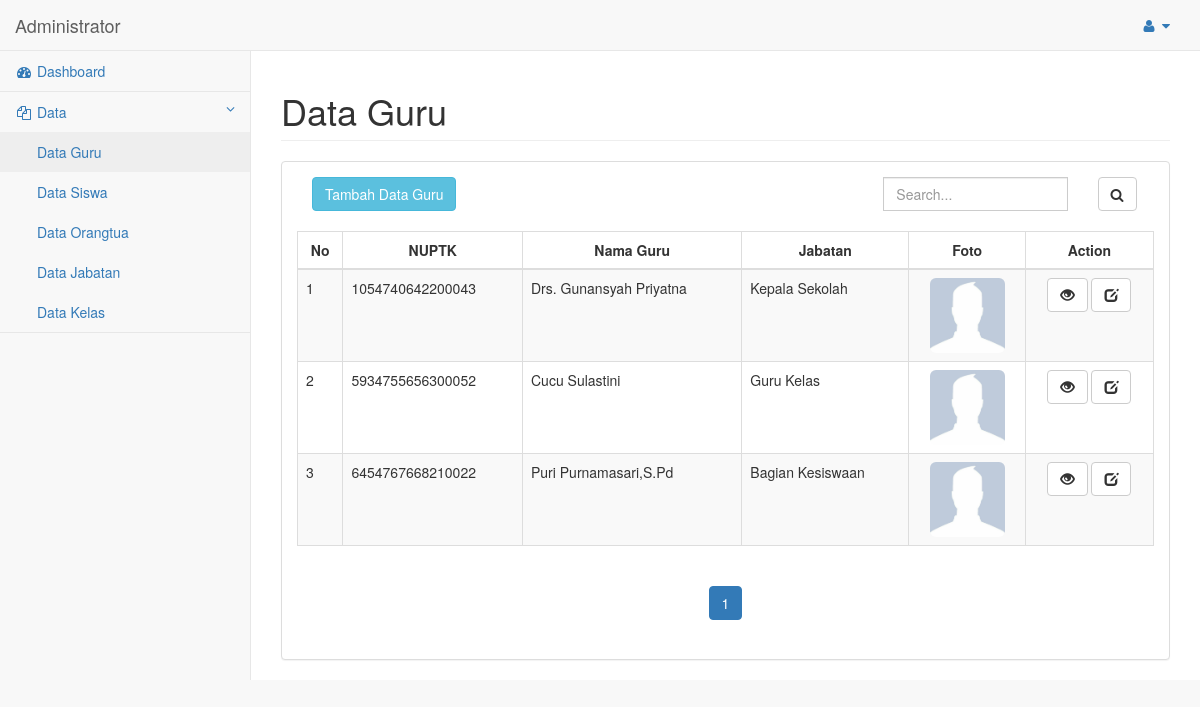
Page /admin/home_admin.php?menu=guru&action=tampil (signed in) on the committed database.
### tables this page shows
CREATE TABLE `tb_guru` (
  `nuptk` varchar(16) NOT NULL,
  `nip` varchar(18) DEFAULT NULL,
  `foto` varchar(150) DEFAULT NULL,
  `nama` varchar(50) DEFAULT NULL,
  `tempat_lahir` varchar(25) DEFAULT NULL,
  `tgl_lahir` date DEFAULT NULL,
  `kode_jabatan` varchar(3) DEFAULT NULL,
  `password` varchar(15) DEFAULT NULL,
  `status` char(1) NOT NULL DEFAULT '0',
  `id_kelas` varchar(4) DEFAULT NULL,
  `longitude` double DEFAULT NULL,
  `latitude` double DEFAULT NULL
);

CREATE TABLE `tb_jabatan` (
  `kode_jabatan` varchar(3) NOT NULL,
  `nama_jabatan` varchar(25) NOT NULL
);

### admin/tampil_guru.php (the view, shortened to what this page needs)
<div id="page-wrapper">
	<div class="row">
		<div class="col-lg-12">
			<h1 class="page-header">Data Guru</h1>
		</div>
	</div>
	<div class="row">
		<div class="col-lg-12">
			<div class="panel panel-default">
				<div class="panel-body">
					<div class="col-md-4">
						<button type="button" class="btn btn-info" data-toggle="modal" data-target="#tambah">Tambah Data Guru</button><br><br>
					</div>
					<div class="col-md-4"></div>
					<div class="col-md-3">
						<ul class="nav">
							<li class="sidebar-search">
								<div class="input-group custom-search-form">
								<form method="post" action="?menu=guru&action=cari">
									<input type="text" class="form-control" placeholder="Search..." name="txtxcari">
								</div>
							</li>
						</ul>
					</div>
					<div class="col-md-1">
						<button class="btn btn-default" type="submit">
                                            <i class="fa fa-search"></i>
                                        </button>
					</div>
					<br>
					<table width="100%" class="table table-striped table-bordered table-hover" id="tabel_guru">
						<thead>
							<tr>
								<th>
									<center>No</center>
								</th>
								<th>
									<center>NUPTK</center>
								</th>
								<th>
									<center>Nama Guru</center>
								</th>
								<th>
									<center>Jabatan</center>
								</th>
								<th>
									<center>Foto</center>
								</th>
								<th colspan="2">
									<center>Action</center>
								</th>
							</tr>
						</thead>
						<tbody>
							<?php
							$page = isset( $_GET[ 'halaman' ] ) ? ( int )$_GET[ 'halaman' ] : 1;
							$mulai = ( $page > 1 ) ? ( $page * 10 ) - 10 : 0;
							$result = mysqli_query( $link, "SELECT * FROM tb_guru" );
							$total = mysqli_num_rows( $result );
							$pages = ceil( $total / 10 );
							$query = mysqli_query( $link, "select * from tb_guru LIMIT $mulai, 10" )or die( mysqli_error( $link ) );
							$no = $mulai + 1;
							$ketemu = mysqli_num_rows( $query );
							if ( $ketemu > 0 ) {
								while ( $data = mysqli_fetch_assoc( $query ) ) {
									?>
							<tr>
								<td>
									<?php echo $no++; ?>
								</td>
								<td>
									<?php echo $data['nuptk']; ?>
								</td>
								<td>
									<?php echo $data['nama']; ?>
								</td>
								<td>
									<?php
									$sql_jabatan = "select * from tb_jabatan where kode_jabatan='".$data['kode_jabatan']."'";
									$res_jabatan = mysqli_query($link,$sql_jabatan);
									$data_jabatan = mysqli_fetch_array($res_jabatan);
									echo $data_jabatan['nama_jabatan']; ?>
								</td>
								<td>
									<center>
										<img class="img-rounded" src="../images/guru/<?php echo $data['foto'];?>" width="75" height="75">
									</center>
								</td>
								<td>
									<center>
										<a href="#view_data" class="btn btn-default btn-small" data-toggle="modal" data-target="#<?php echo $data[ 'nuptk' ]; ?>">
											<span class="glyphicon glyphicon-eye-open" aria-hidden="true"></span>
										</a>
										<a href="#edit_data" class="btn btn-default btn-small" id="custId" data-toggle="modal" data-id="<?php echo $data[ 'nuptk' ]; ?>">
											<span class="glyphicon glyphicon-edit" aria-hidden="true"></span>
										</a>
									</center>
								</td>
							</tr>
							<?php
							}
							}
							?>
						</tbody>
					</table>
					<?php
					if ( $pages > 0 ) {
						?>
					<center>
						<nav aria-label="Page navigation">
							<ul class="pagination">
								<?php
								$isi = 1;
								for ($i=1; $i<=$pages ; $i++){ ?>
								<li <?php if($isi==$i) { echo "class='active'"; } ?>
									>
									<a href="home_admin.php?tampil=guru&halaman=<?php echo $i; ?>">
										<?php echo $i; ?>
									</a>
								</li>
								<?php } ?>
							</ul>
						</nav>
					</center>
					<?php
					}
					?>
				</div>
			</div>
		</div>
	</div>
</div>

### admin/home_admin.php (shortened to what this page needs)
<?php
if ( isset( $_SESSION[ 's_nuptk' ] ) ) {
	$halaman = 'admin';
	require( '../header.php' );
	?>
	<div id="wrapper">
		<nav class="navbar navbar-default navbar-static-top" role="navigation" style="margin-bottom: 0">
			<div class="navbar-header">
				<a class="navbar-brand" href="home_admin.php">Administrator</a>
			</div>
			<ul class="nav navbar-top-links navbar-right">
				<li class="dropdown">
					<a class="dropdown-toggle" data-toggle="dropdown" href="#">
                        <i class="fa fa-user fa-fw"></i> <i class="fa fa-caret-down"></i>
                    </a>
				</li>
			</ul>
			<?php
			if ( isset( $_GET[ 'menu' ] )) {
				if((($_GET['action']=='tampil')||($_GET['action']=='cari'))){
					$menu = $_GET[ 'menu' ];
					if ( $menu == 'guru' ) {
						require( 'menu_guru.php' );
					} else if ( $menu == 'siswa' ) {
						require( 'menu_siswa.php' );
					} else if ( $menu == 'orangtua' ) {
						require( 'menu_orangtua.php' );
					} else if ( $menu == 'jabatan' ) {
						require( 'menu_jabatan.php' );
					} else if ( $menu == 'kelas' ) {
						require( 'menu_kelas.php' );
					}
				}
			} else {
				require( 'menu_dashboard.php' );
			}
			?>
		</nav>
		<?php
		if ( isset( $_GET[ 'menu' ] ) ) {
			if(($_GET['menu']=='guru') && ($_GET['action']=='tampil'))
					{
						require( 'tampil_guru.php' );
					}
			} else {
			require( 'tampil_dashboard.php' );
		}
		?>
		<?php
require('../footer.php');
}else{
	echo( "<script> location.href ='../index.php';</script>" );
}
?>

### header.php (shortened to what this page needs)
<!DOCTYPE html>
<html lang="en">
<head>
	<?php
	if($halaman == 'admin'){
?>
	<link href="../vendor/bootstrap/css/bootstrap.min.css" rel="stylesheet">
	<link href="../vendor/metisMenu/metisMenu.min.css" rel="stylesheet">
	<link href="../vendor/datatables-plugins/dataTables.bootstrap.css" rel="stylesheet">
	<link href="../vendor/datatables-responsive/dataTables.responsive.css" rel="stylesheet">
	<link href="../dist/css/sb-admin-2.css" rel="stylesheet">
	<link href="../vendor/font-awesome/css/font-awesome.min.css" rel="stylesheet" type="text/css">
	<?php
	} else if ( $halaman == 'login' ) {
		?>
	<meta charset="UTF-8">
	<meta name="viewport" content="width=device-width, initial-scale=1">
	<link rel="icon" type="image/png" href="images/icons/favicon.ico"/>
	<link rel="stylesheet" type="text/css" href="vendor/bootstrap/css/bootstrap.min.css">
	<link rel="stylesheet" type="text/css" href="fonts/font-awesome-4.7.0/css/font-awesome.min.css">
	<link rel="stylesheet" type="text/css" href="fonts/iconic/css/material-design-iconic-font.min.css">
	<link rel="stylesheet" type="text/css" href="vendor/animate/animate.css">
	<link rel="stylesheet" type="text/css" href="vendor/css-hamburgers/hamburgers.min.css">
	<link rel="stylesheet" type="text/css" href="vendor/animsition/css/animsition.min.css">
	<link rel="stylesheet" type="text/css" href="vendor/select2/select2.min.css">
	<link rel="stylesheet" type="text/css" href="vendor/daterangepicker/daterangepicker.css">
	<link rel="stylesheet" type="text/css" href="css/util.css">
	<link rel="stylesheet" type="text/css" href="css/main.css">
	<?php }else if($halaman == 'guru'){
		?>
	<meta charset="utf-8">
	<meta http-equiv="X-UA-Compatible" content="IE=edge">
	<meta name="viewport" content="width=device-width, initial-scale=1">
	<meta name="description" content="">
	<meta name="author" content="">
	<meta name="viewport" content="initial-scale=1.0, user-scalable=no" />
	<meta http-equiv="content-type" content="text/html; charset=UTF-8" />
	<script type="text/javascript" src="../js/jquery-1.9.0.js"></script>
	<script async defer src="https://maps.googleapis.com/maps/api/js?key=AIzaSyDeSbTd4xPktRSQwbytnDN33ugM6sJrq_0&libraries=geometry"></script>
<!--
	<script async defer src="https://maps.googleapis.com/maps/api/js?key=AIzaSyDeSbTd4xPktRSQwbytnDN33ugM6sJrq_0">
			</script>
-->
	<script type="text/javascript" src="http://www.google.com/jsapi"></script>
	<script type="text/javascript" src="../js/util.js"></script>
	<script src="https://code.jquery.com/jquery-3.1.1.min.js"></script>
	<link href="../vendor/bootstrap/css/bootstrap.min.css" rel="stylesheet">
	<link href="../vendor/metisMenu/metisMenu.min.css" rel="stylesheet">
	<link href="../vendor/datatables-plugins/dataTables.bootstrap.css" rel="stylesheet">
	<link href="../vendor/datatables-responsive/dataTables.responsive.css" rel="stylesheet">
	<link href="../dist/css/sb-admin-2.css" rel="stylesheet">
	<link href="../vendor/font-awesome/css/font-awesome.min.css" rel="stylesheet" type="text/css">
			<?php
	}else if($halaman == 'kepsek'){
		?>
	<meta charset="utf-8">
	<meta http-equiv="X-UA-Compatible" content="IE=edge">
	<meta name="viewport" content="width=device-width, initial-scale=1">
	<meta name="description" content="">
	<meta name="author" content="">
	<meta name="viewport" content="initial-scale=1.0, user-scalable=no" />
	<meta http-equiv="content-type" content="text/html; charset=UTF-8" />
	<script type="text/javascript" src="../js/jquery-1.9.0.js"></script>
	<script async defer src="https://maps.googleapis.com/maps/api/js?key=AIzaSyDeSbTd4xPktRSQwbytnDN33ugM6sJrq_0">
			</script>
	<script type="text/javascript" src="http://www.google.com/jsapi"></script>
	<script type="text/javascript" src="../js/util.js"></script>
	<script src="https://code.jquery.com/jquery-3.1.1.min.js"></script>
	<link href="../vendor/bootstrap/css/bootstrap.min.css" rel="stylesheet">
	<link href="../vendor/metisMenu/metisMenu.min.css" rel="stylesheet">
	<link href="../vendor/datatables-plugins/dataTables.bootstrap.css" rel="stylesheet">
	<link href="../vendor/datatables-responsive/dataTables.responsive.css" rel="stylesheet">
	<link href="../dist/css/sb-admin-2.css" rel="stylesheet">
	<link href="../vendor/font-awesome/css/font-awesome.min.css" rel="stylesheet" type="text/css">
	<script type="text/javascript" src="https://www.gstatic.com/charts/loader.js"></script>
	<script src="../js/Chart.min.js"></script>
	<?php
	}
	?>
</head>
<body>

### admin/menu_guru.php
<div class="navbar-default sidebar" role="navigation">
	<div class="sidebar-nav navbar-collapse">
		<ul class="nav" id="side-menu">
			<li>
				<a href="home_admin.php"><i class="fa fa-dashboard fa-fw"></i> Dashboard</a>
			</li>
			<li class="active">
				<a href="#"><i class="fa fa-files-o fa-fw"></i> Data <span class="fa arrow"></span></a>
				<ul class="nav nav-second-level" aria-expanded="true" style>
					<li>
						<a class="active" href="home_admin.php?menu=guru&action=tampil">Data Guru</a>
					</li>
					<li>
						<a href="home_admin.php?menu=siswa&action=tampil">Data Siswa</a>
					</li>
					<li>
						<a href="home_admin.php?menu=orangtua&action=tampil">Data Orangtua</a>
					</li>
					<li>
						<a href="home_admin.php?menu=jabatan&action=tampil">Data Jabatan</a>
					</li>
					<li>
						<a href="home_admin.php?menu=kelas&action=tampil">Data Kelas</a>
					</li>
				</ul>
			</li>
		</ul>
	</div>
</div>

### footer.php (shortened to what this page needs)
</body>
</html>

### rows in the picture
tb_guru: nuptk "1054740642200043", nama "Drs. Gunansyah Priyatna", kode_jabatan.nama_jabatan "Kepala Sekolah", foto (placeholder picture)
tb_guru: nuptk "5934755656300052", nama "Cucu Sulastini", kode_jabatan.nama_jabatan "Guru Kelas", foto (placeholder picture)
tb_guru: nuptk "6454767668210022", nama "Puri Purnamasari,S.Pd", kode_jabatan.nama_jabatan "Bagian Kesiswaan", foto (placeholder picture)
